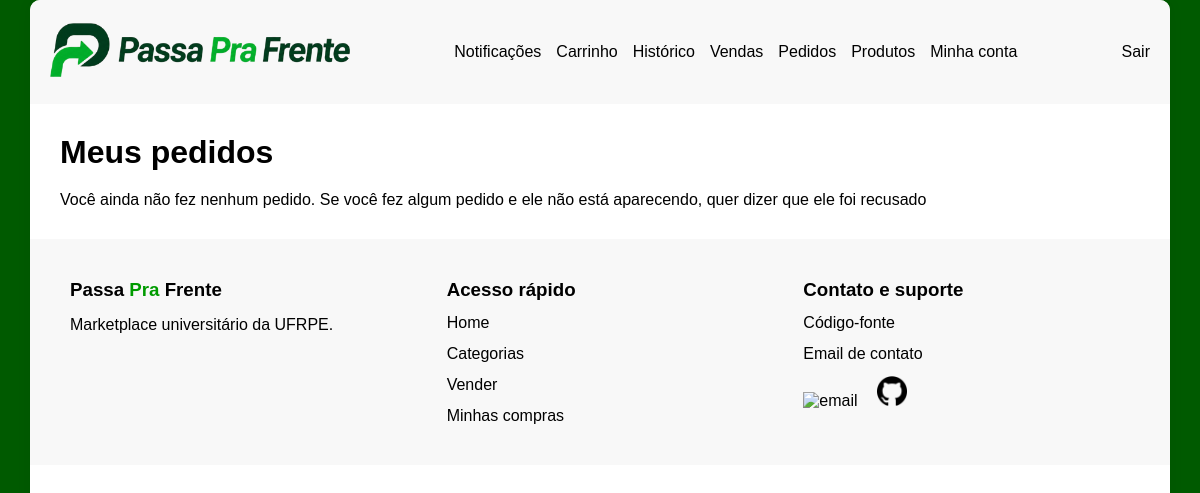
Before: /pedidos/meus/ (signed in) with the older database file.
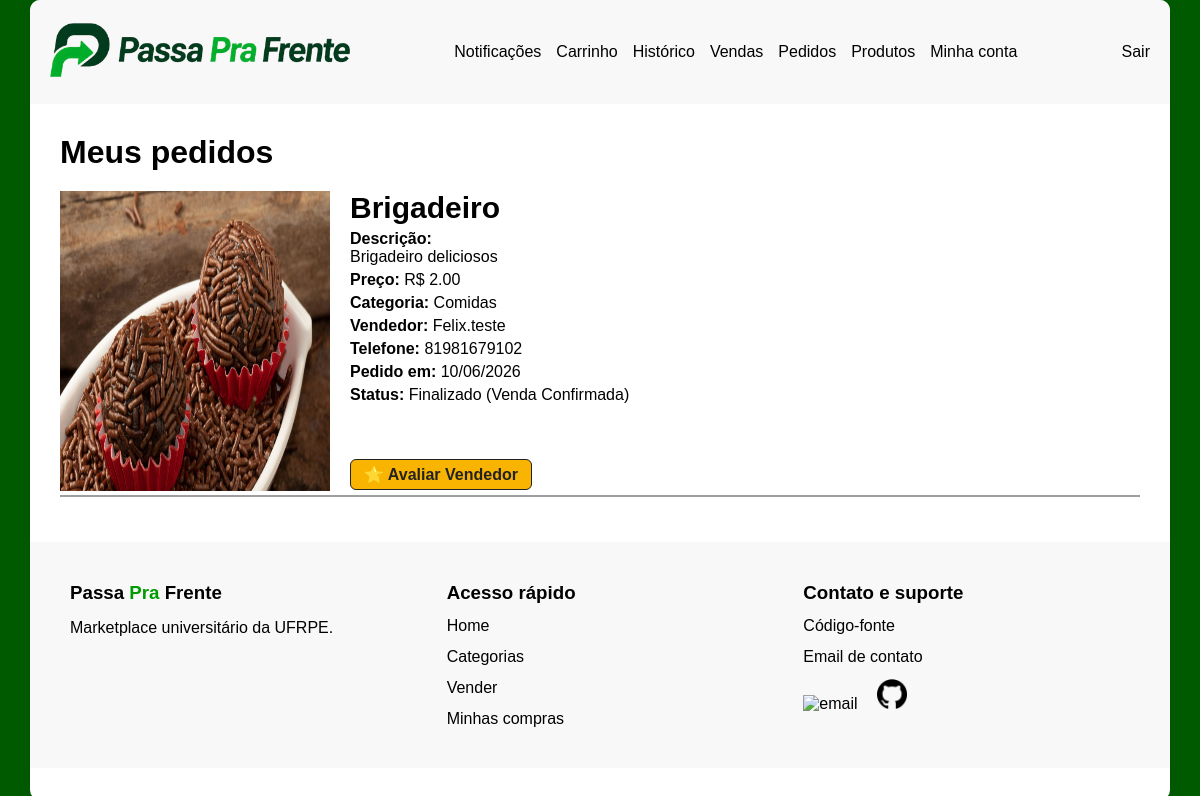
After: the same page with the newer database file.
### pedidos/models.py (models this page shows, shortened)
class Pedido(models.Model):
    STATUS_CHOICES = [
        ('pendente', 'Pendente'),
        ('compra_confirmada', 'Confirmada pelo vendedor'),
        ('aguardando_confirmacao', 'Aguardando confirmação do comprador'),
        ('finalizado', 'Finalizado (Venda Confirmada)'),
        ('cancelamento_solicitado', 'Cancelamento Solicitado pelo Comprador'),
        ('cancelado', 'Cancelado'),
    ]
    produto = models.ForeignKey(Produto, on_delete=models.CASCADE)
    comprador = models.ForeignKey(
        settings.AUTH_USER_MODEL,
        on_delete=models.CASCADE,
        related_name='compras'
    )
    vendedor = models.ForeignKey(
        settings.AUTH_USER_MODEL,
        on_delete=models.CASCADE,
        related_name='vendas'
    )
    status = models.CharField(
        max_length=30,
        choices=STATUS_CHOICES,
        default='pendente'
    )
    criado_em = models.DateTimeField(auto_now_add=True)
    class Meta:
        unique_together = ('produto', 'comprador')

### produtos/models.py (models this page shows, shortened)
class ImagemProduto(models.Model):
    produto = models.ForeignKey(
        Produto, on_delete=models.CASCADE,
        related_name='imagens'
    )
    imagem = models.ImageField(upload_to='produtos/')

class Produto(models.Model):
    nome = models.CharField(max_length=200)
    descricao = models.TextField()
    preco = models.DecimalField(max_digits=10, decimal_places=2)
    categoria = models.CharField(max_length=50, choices=CATEGORIAS)
    vendido = models.BooleanField(default=False)
    vendedor = models.ForeignKey(
        settings.AUTH_USER_MODEL,
        on_delete=models.CASCADE,
        related_name='produtos'
    )

### accounts/models.py (models this page shows, shortened)
class Usuario(AbstractUser):
    email = models.EmailField(unique=True)
    nickname = models.CharField(max_length=50, unique=True)
    telefone = models.CharField(max_length=11)
    dois_fatores = models.BooleanField(default=False)
    email_verificado = models.BooleanField(default=False)
    USERNAME_FIELD = 'email'
    REQUIRED_FIELDS = ['username', 'nickname', 'telefone']

### pedidos/views.py (the view)
# urls.py: path('meus/', MeusPedidosView.as_view(),   name='meus_pedidos'),
class MeusPedidosView(LoginRequiredMixin, View):
    def get(self, request):
        pedidos = Pedido.objects.filter(
            comprador=request.user
        ).exclude(
            status='cancelado'
        ).exclude(
            feedback_pedido__isnull=False
        ).select_related('produto', 'produto__vendedor')
        return render(request, 'pedidos/meus_pedidos.html', {'pedidos': pedidos})

### notificacoes/context_processors.py (called while the page is built)
def notificacoes_nao_lidas(request):
        if not request.user.is_authenticated:
            return {'notificacoes_count': 0}
        count = Notificacao.objects.filter(
            usuario=request.user,
            lida=False
        ).count()
        return {'notificacoes_count': count}

### templates/pedidos/meus_pedidos.html (shortened to what this page needs)
{% extends 'base.html' %}
{% load static %}
    {% block extra_css %}
        <link rel="stylesheet" href="{% static 'pedidos/meus_pedidos.css' %}">
    {% endblock %}
{% block content %}
    <main>
        <div class="container">
            <h1>Meus pedidos</h1>
            <div class="main_produtos">
                {% if pedidos %}
                    {% for pedido in pedidos %}
                            <div class="main_produto">
                                <div class="main_produto_img">
                                    {% with pedido.produto.imagens.first as img %}
                                        {% if img %}
                                            <img src="{{ img.imagem.url }}" alt="{{ pedido.produto.nome }}">
                                        {% else %}
                                            <img src="{% static 'accounts/Images/PassaPraFrente_logo.png' %}" alt="Sem imagem">
                                        {% endif %}
                                    {% endwith %}
                                </div>
                                <div class="main_produto_desc">
                                    <h2>{{ pedido.produto.nome }}</h2>
                                    <p><b>Descrição:</b> </br> {{ pedido.produto.descricao }}</p>
                                    <p><b>Preço: </b>R$ {{ pedido.produto.preco }}</p>
                                    <p><b>Categoria: </b> {{ pedido.produto.categoria }}</p>
                                    <p><b>Vendedor: </b>{{ pedido.produto.vendedor.nickname }}</p>
                                    <p><b>Telefone: </b>{{  pedido.produto.vendedor.telefone  }}</p>
                                    <p><b>Pedido em: </b>{{ pedido.criado_em|date:"d/m/Y" }}</p>
                                    <p><b>Status: </b>
                                        <span class="badge-status{{ pedido.status }}">
                                            {{ pedido.get_status_display }}
                                        </span>
                                    </p>
                                    <div class="main_produto_desc_buttons">
                                        {% if pedido.status == 'finalizado' %}
                                            {% if not pedido.feedback_pedido %}
                                                <a href="{% url 'enviar_feedback' pedido.id %}" class="feedback">
                                                    ⭐ Avaliar Vendedor
                                                </a>
                                            {% else %}
                                                <span>✓ Você já avaliou esta compra!</span>
                                            {% endif %}
                                        {% endif %}
                                    </div>
                                </div>
                            </div>
                    {% endfor %}
                {% else %}
                    <p>Você ainda não fez nenhum pedido. Se você fez algum pedido e ele não está aparecendo, quer dizer que ele foi recusado</p>
                {% endif %}
            </div>
        </div>
    </main>
{% endblock %}

Changed rows visible on the page:
added Pedido: produto.imagens.first.imagem (picture), produto.nome "Brigadeiro", produto.descricao "Brigadeiro deliciosos", produto.preco "2.00", produto.categoria "Comidas", produto.vendedor.nickname "Felix.teste", produto.vendedor.telefone "81981679102", criado_em "10/06/2026", status "Finalizado (Venda Confirmada)", shows "⭐ Avaliar Vendedor"
Other visible differences:
text no longer shown: "Você ainda não fez nenhum pedido. Se você fez algum pedido e ele não está aparecendo, quer dizer que ele foi recusado"
